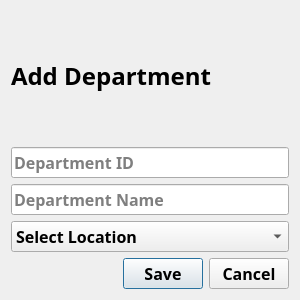
<?xml version="1.0" encoding="UTF-8"?>
<ui version="4.0">
 <class>Dialog</class>
 <widget class="QDialog" name="Dialog">
  <property name="geometry">
   <rect>
    <x>0</x>
    <y>0</y>
    <width>300</width>
    <height>300</height>
   </rect>
  </property>
  <property name="font">
   <font>
    <family>Segoe Print</family>
    <pointsize>12</pointsize>
    <weight>75</weight>
    <bold>true</bold>
   </font>
  </property>
  <property name="windowTitle">
   <string>Add Department</string>
  </property>
  <layout class="QVBoxLayout" name="verticalLayout">
   <item>
    <widget class="QLabel" name="label">
     <property name="font">
      <font>
       <family>Segoe Print</family>
       <pointsize>18</pointsize>
       <weight>75</weight>
       <bold>true</bold>
      </font>
     </property>
     <property name="text">
      <string>Add Department</string>
     </property>
    </widget>
   </item>
   <item>
    <widget class="QLineEdit" name="le_dept_id">
     <property name="placeholderText">
      <string>Department ID</string>
     </property>
    </widget>
   </item>
   <item>
    <widget class="QLineEdit" name="le_dept_name">
     <property name="placeholderText">
      <string>Department Name</string>
     </property>
    </widget>
   </item>
   <item>
    <widget class="QComboBox" name="cb_locs">
     <item>
      <property name="text">
       <string>Select Location</string>
      </property>
     </item>
    </widget>
   </item>
   <item>
    <widget class="QDialogButtonBox" name="buttonBox">
     <property name="orientation">
      <enum>Qt::Horizontal</enum>
     </property>
     <property name="standardButtons">
      <set>QDialogButtonBox::Cancel|QDialogButtonBox::Save</set>
     </property>
    </widget>
   </item>
  </layout>
 </widget>
 <resources/>
 <connections>
  <connection>
   <sender>buttonBox</sender>
   <signal>accepted()</signal>
   <receiver>Dialog</receiver>
   <slot>accept()</slot>
   <hints>
    <hint type="sourcelabel">
     <x>248</x>
     <y>254</y>
    </hint>
    <hint type="destinationlabel">
     <x>157</x>
     <y>274</y>
    </hint>
   </hints>
  </connection>
  <connection>
   <sender>buttonBox</sender>
   <signal>rejected()</signal>
   <receiver>Dialog</receiver>
   <slot>reject()</slot>
   <hints>
    <hint type="sourcelabel">
     <x>316</x>
     <y>260</y>
    </hint>
    <hint type="destinationlabel">
     <x>286</x>
     <y>274</y>
    </hint>
   </hints>
  </connection>
 </connections>
</ui>
